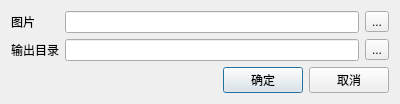
<?xml version="1.0" encoding="UTF-8"?>
<ui version="4.0">
 <class>Dialog</class>
 <widget class="QDialog" name="Dialog">
  <property name="geometry">
   <rect>
    <x>0</x>
    <y>0</y>
    <width>400</width>
    <height>103</height>
   </rect>
  </property>
  <property name="windowTitle">
   <string>Dialog</string>
  </property>
  <layout class="QHBoxLayout" name="horizontalLayout">
   <item>
    <layout class="QGridLayout" name="gridLayout">
     <item row="0" column="0">
      <widget class="QLabel" name="label">
       <property name="text">
        <string>图片</string>
       </property>
      </widget>
     </item>
     <item row="1" column="0">
      <widget class="QLabel" name="label_2">
       <property name="text">
        <string>输出目录</string>
       </property>
      </widget>
     </item>
     <item row="1" column="2">
      <widget class="QToolButton" name="tbSelectDir">
       <property name="text">
        <string>...</string>
       </property>
      </widget>
     </item>
     <item row="0" column="2">
      <widget class="QToolButton" name="tbSelectFiles">
       <property name="text">
        <string>...</string>
       </property>
      </widget>
     </item>
     <item row="0" column="1">
      <widget class="QLineEdit" name="txtInputFile">
       <property name="readOnly">
        <bool>true</bool>
       </property>
      </widget>
     </item>
     <item row="1" column="1">
      <widget class="QLineEdit" name="txtOutputDir">
       <property name="readOnly">
        <bool>true</bool>
       </property>
      </widget>
     </item>
     <item row="2" column="0" colspan="3">
      <layout class="QHBoxLayout" name="horizontalLayout_2">
       <item>
        <spacer name="horizontalSpacer">
         <property name="orientation">
          <enum>Qt::Horizontal</enum>
         </property>
         <property name="sizeHint" stdset="0">
          <size>
           <width>40</width>
           <height>20</height>
          </size>
         </property>
        </spacer>
       </item>
       <item>
        <widget class="QPushButton" name="btnOk">
         <property name="maximumSize">
          <size>
           <width>80</width>
           <height>16777215</height>
          </size>
         </property>
         <property name="text">
          <string>确定</string>
         </property>
        </widget>
       </item>
       <item>
        <widget class="QPushButton" name="btnCancel">
         <property name="maximumSize">
          <size>
           <width>80</width>
           <height>16777215</height>
          </size>
         </property>
         <property name="text">
          <string>取消</string>
         </property>
        </widget>
       </item>
      </layout>
     </item>
    </layout>
   </item>
  </layout>
 </widget>
 <resources/>
 <connections/>
</ui>
